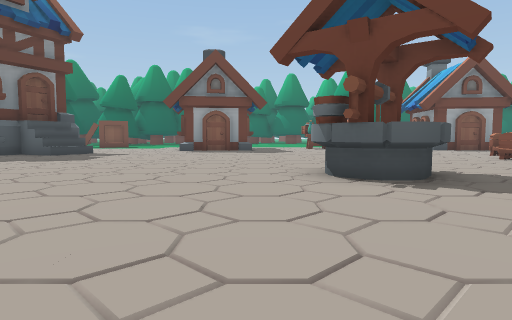
[1] (above)

24 first-person views from a walk through a 3-D level made in the Unity game engine. The camera is 1.2 m above the floor, tilts 4° down and sees 75° across. The floor is counted in squares, 2 m on a side. Each view is taken from the middle of a square. On the plan, view 1 faces up. The plan holds only what a view shows up to about 10 squares ahead; the rest is blank. The place goes on beyond the plan. Some animated figures are left out.

[2]
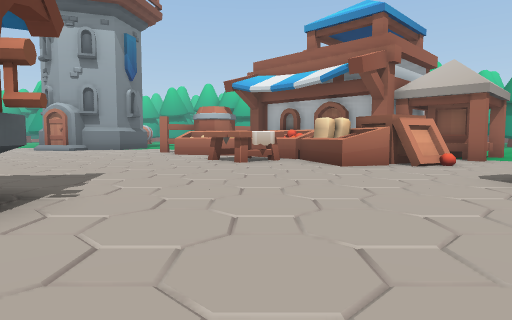

[3]
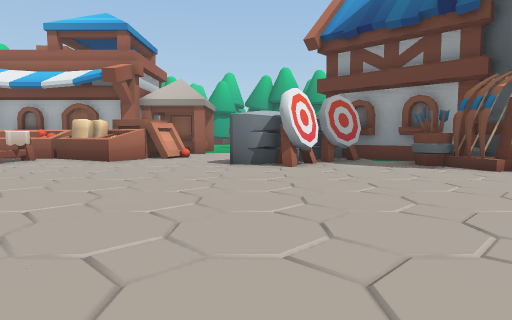

[4]
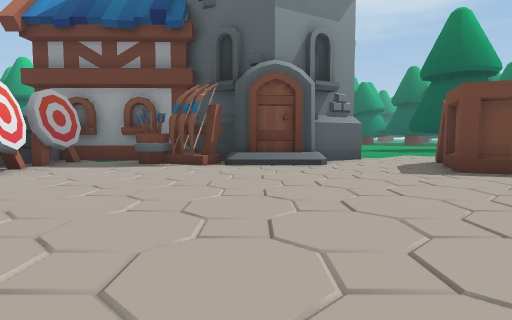

[5]
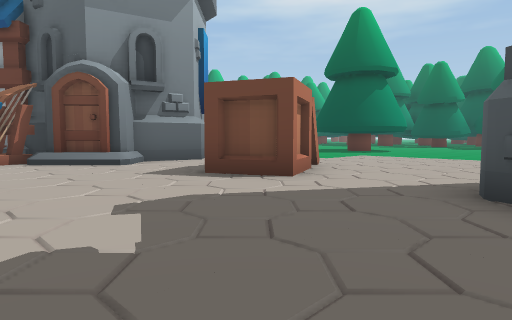

[6]
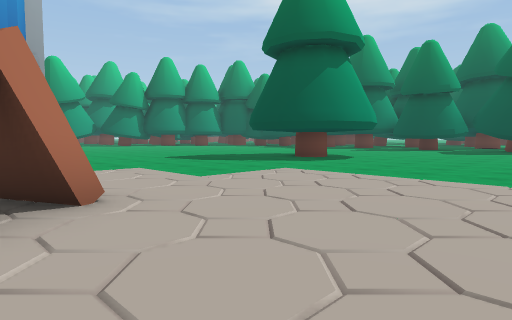

[7]
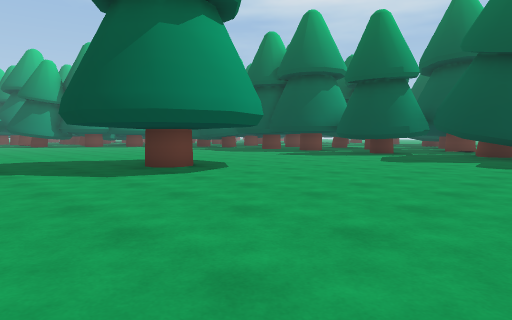

[8]
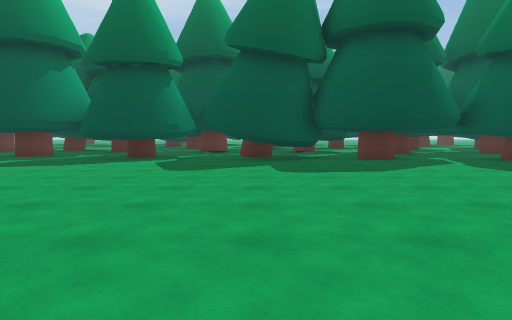

[9]
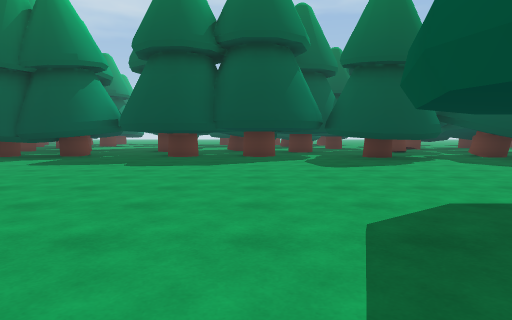

[10]
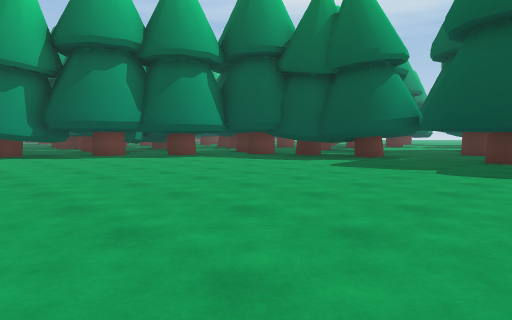

[11]
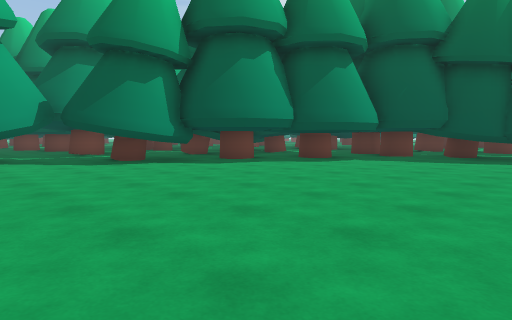

[12]
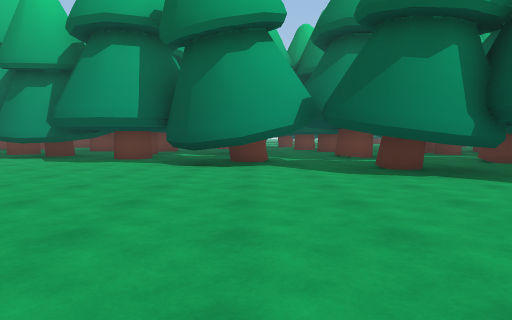

[13]
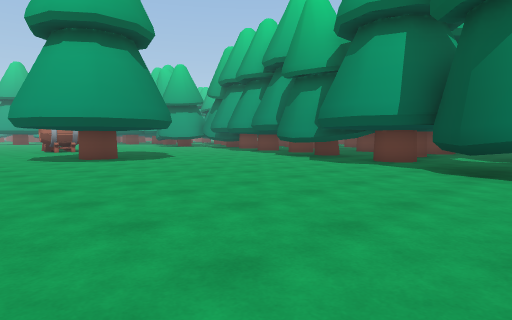

[14]
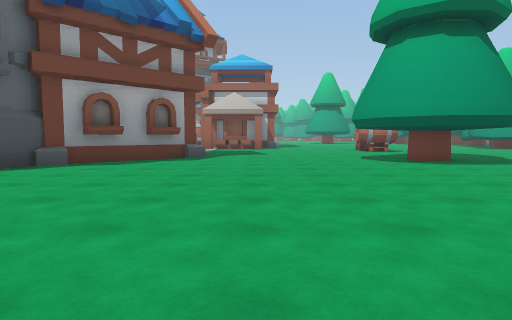

[15]
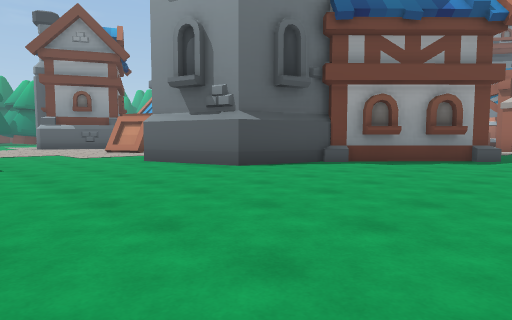

[16]
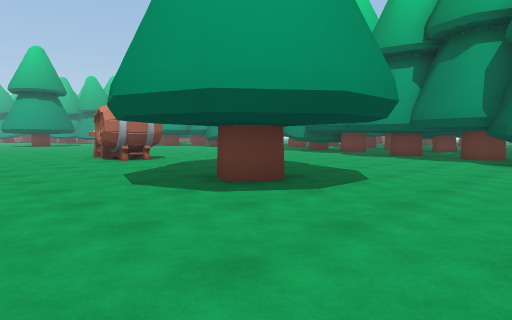

[17]
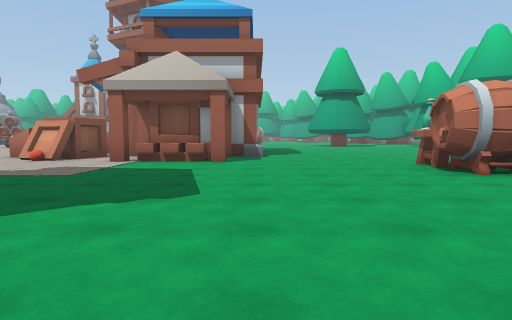

[18]
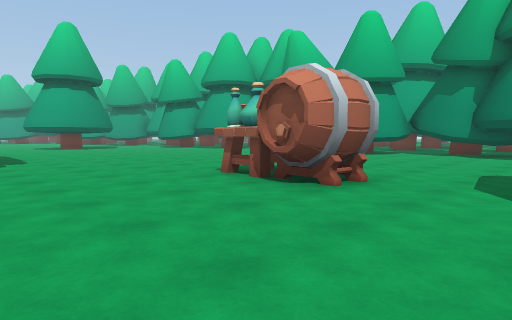

[19]
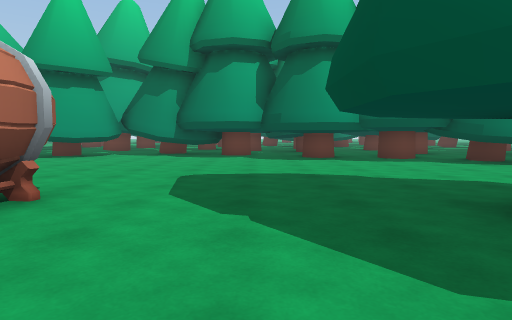

[20]
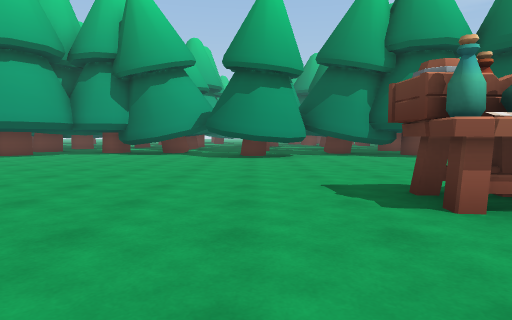

[21]
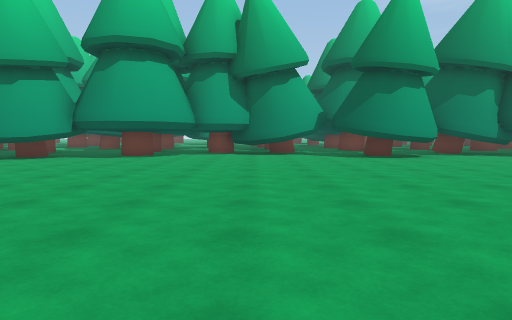

[22]
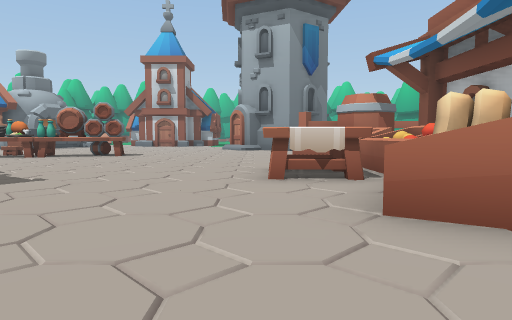

[23]
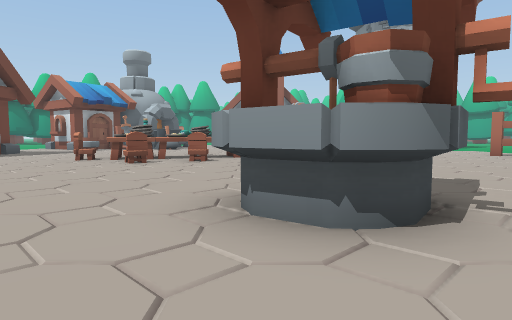

[24]
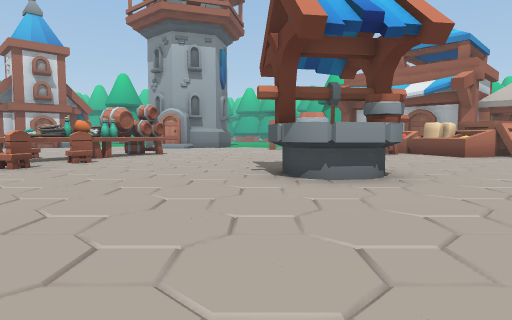

### Floor plan
Key: @ floor where view 1 was taken; # wall or solid block; x gap in a wall; . floor; / step, stairs or slope; C chair; B building; T tree; O other object.
Columns run from 28 left of view 1 to 9 right of it. Each row starts with its distance up from view 1.
 10 TTT......        BBB................C
  9  ##T...............B...............CO
  8  ##.................................OO
  7  ##................O...............COO
  6  .x..............O#O.........OOO.....O
  5  ##...............O..........OOO.....O
  4  ##.....T.T...........................
  3  ##.....TTTT......../.................
  2  #......TTTT.....B#BBB................
  1  TT......TT.....B   BBB...............
  0  TT.............B    BB..BB.@...OO....
 -1  ##..............##  ##.BBB...B.OO..B.
 -2  ##..............B### ##BB...BBBBBBBB
 -3  ##................B##  B...BBBBBBBB#
 -4  #..................B##  .....BBBBBB#
 -5  ##..................B#.....BB#
 -6  ##.........................BB#
 -7  ##.........................B.#
 -8   #T..........................B
 -9   ###.............................
-10     ##..............TT..............
-11     ###T...........TTTT...O.........
-12      #####.........TTTT..OOO.........
-13        ###..........TT...............
-14         #.x##.........................
-15          ..###TTT.....................
-16          ..  #TT###...................
-17         ##.  TTT####T#................
-18                T ######.T............T
-19                      ### T#.###......T

Where each view was taken, in squares from view 1:
view 1: 0 up, 0 right, facing up
view 2: 5 up, 2 left, facing down-right
view 3: 7 up, 2 left, facing down
view 4: 7 up, 2 left, facing down-left
view 5: 10 up, 5 left, facing down-left
view 6: 9 up, 10 left, facing down-left
view 7: 9 up, 15 left, facing down-left
view 8: 7 up, 17 left, facing left
view 9: 0 up, 17 left, facing left
view 10: 1 down, 18 left, facing down-left
view 11: 5 down, 16 left, facing down-left
view 12: 7 down, 17 left, facing down
view 13: 8 down, 17 left, facing down-right
view 14: 7 down, 16 left, facing right
view 15: 7 down, 16 left, facing up-right
view 16: 8 down, 11 left, facing down-right
view 17: 8 down, 8 left, facing right
view 18: 8 down, 5 left, facing down-right
view 19: 9 down, 5 left, facing down
view 20: 9 down, 1 right, facing down
view 21: 9 down, 5 right, facing down
view 22: 0 up, 1 left, facing right
view 23: 6 up, 1 left, facing right
view 24: 10 up, 1 left, facing down-right
